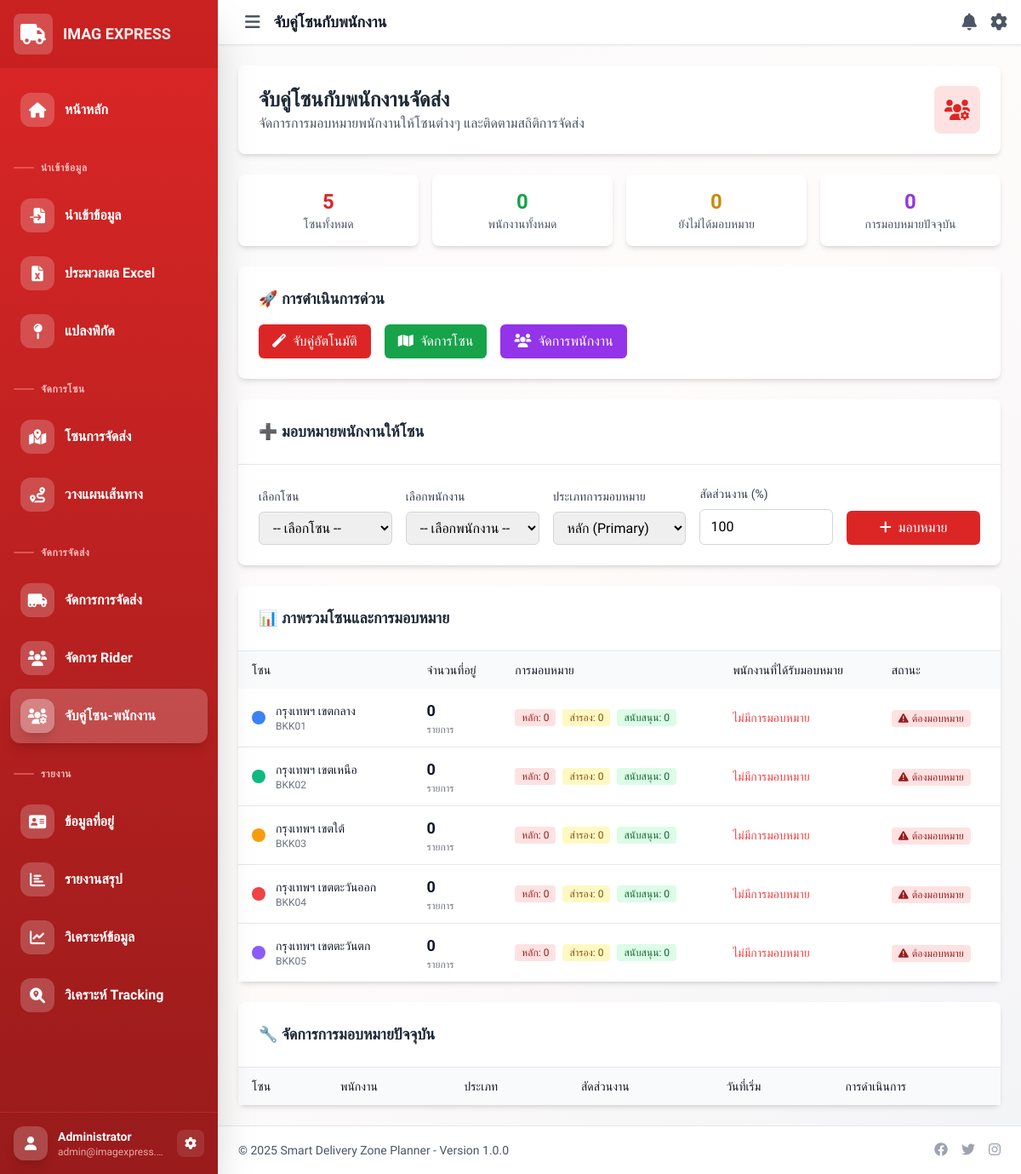
Page /pages/zone_employee_matching.php on the committed database.
### tables this page shows
CREATE TABLE zone_area (
    id INT AUTO_INCREMENT PRIMARY KEY,
    zone_code VARCHAR(10) NOT NULL UNIQUE,
    zone_name VARCHAR(255) NOT NULL,
    description TEXT,
    min_lat DECIMAL(10, 8) NOT NULL,
    max_lat DECIMAL(10, 8) NOT NULL,
    min_lng DECIMAL(11, 8) NOT NULL,
    max_lng DECIMAL(11, 8) NOT NULL,
    center_lat DECIMAL(10, 8),
    center_lng DECIMAL(11, 8),
    color_code VARCHAR(7) DEFAULT '#3B82F6',
    is_active BOOLEAN DEFAULT TRUE,
    created_at TIMESTAMP DEFAULT CURRENT_TIMESTAMP,
    updated_at TIMESTAMP DEFAULT CURRENT_TIMESTAMP ON UPDATE CURRENT_TIMESTAMP,
    INDEX idx_zone_code (zone_code),
    INDEX idx_bounds (min_lat, max_lat, min_lng, max_lng)
);

### pages/zone_employee_matching.php (the view, shortened to what this page needs)
<?php
require_once '../config/config.php';
$zones = [];
try {
    $zoneStmt = $conn->prepare("
        SELECT za.*,
               COUNT(DISTINCT zea.id) as total_assignments,
               COUNT(DISTINCT CASE WHEN zea.assignment_type = 'primary' AND zea.is_active = TRUE THEN zea.id END) as primary_assignments,
               COUNT(DISTINCT CASE WHEN zea.assignment_type = 'backup' AND zea.is_active = TRUE THEN zea.id END) as backup_assignments,
               COUNT(DISTINCT CASE WHEN zea.assignment_type = 'support' AND zea.is_active = TRUE THEN zea.id END) as support_assignments,
               COUNT(DISTINCT da.id) as delivery_count,
               GROUP_CONCAT(
                   DISTINCT CASE WHEN zea.is_active = TRUE THEN
                       CONCAT(dze.employee_name, ' (', zea.assignment_type, ')')
                   END
                   ORDER BY zea.assignment_type, dze.employee_name
                   SEPARATOR ', '
               ) as assigned_employees
        FROM zone_area za
        LEFT JOIN zone_employee_assignments zea ON za.id = zea.zone_id
        LEFT JOIN delivery_zone_employees dze ON zea.employee_id = dze.id AND dze.status = 'active'
        LEFT JOIN delivery_address da ON za.id = da.zone_id
        WHERE za.is_active = 1
        GROUP BY za.id
        ORDER BY za.zone_code
    ");
    $zoneStmt->execute();
    $zones = $zoneStmt->fetchAll(PDO::FETCH_ASSOC);
} catch (Exception $e) {
    error_log("Error fetching zones: " . $e->getMessage());
}
$unassignedEmployees = [];
try {
    $unassignedStmt = $conn->prepare("
        SELECT dze.*, za.zone_name as matching_zone
        FROM delivery_zone_employees dze
        LEFT JOIN zone_area za ON dze.zone_code = za.zone_code
        WHERE dze.status = 'active'
        AND NOT EXISTS (
            SELECT 1 FROM zone_employee_assignments zea
            WHERE zea.employee_id = dze.id AND zea.is_active = TRUE
        )
        ORDER BY dze.employee_name
    ");
    $unassignedStmt->execute();
    $unassignedEmployees = $unassignedStmt->fetchAll(PDO::FETCH_ASSOC);
} catch (Exception $e) {
    error_log("Error fetching unassigned employees: " . $e->getMessage());
}
$allEmployees = [];
try {
    $empStmt = $conn->prepare("
        SELECT id, employee_code, employee_name, nickname, position, zone_code, zone_area
        FROM delivery_zone_employees
        WHERE status = 'active'
        ORDER BY employee_name
    ");
    $empStmt->execute();
    $allEmployees = $empStmt->fetchAll(PDO::FETCH_ASSOC);
} catch (Exception $e) {
    error_log("Error fetching employees: " . $e->getMessage());
}
$currentAssignments = [];
try {
    $assignmentStmt = $conn->prepare("
        SELECT zea.*, za.zone_name, za.zone_code, dze.employee_name, dze.nickname, dze.position
        FROM zone_employee_assignments zea
        JOIN zone_area za ON zea.zone_id = za.id
        JOIN delivery_zone_employees dze ON zea.employee_id = dze.id
        WHERE zea.is_active = TRUE AND dze.status = 'active'
        ORDER BY za.zone_code, zea.assignment_type, dze.employee_name
    ");
    $assignmentStmt->execute();
    $currentAssignments = $assignmentStmt->fetchAll(PDO::FETCH_ASSOC);
} catch (Exception $e) {
    error_log("Error fetching assignments: " . $e->getMessage());
}
include '../includes/header.php';
?>
<div class="fadeIn">
    <div class="bg-white p-6 rounded-lg shadow-md mb-6">
        <div class="flex items-center justify-between">
            <div>
                <h1 class="text-2xl font-bold text-gray-800">จับคู่โซนกับพนักงานจัดส่ง</h1>
                <p class="text-gray-600">จัดการการมอบหมายพนักงานให้โซนต่างๆ และติดตามสถิติการจัดส่ง</p>
            </div>
            <div class="bg-blue-100 p-3 rounded-lg">
                <i class="fas fa-users-cog text-blue-600 text-2xl"></i>
            </div>
        </div>
    </div>
    <div class="grid grid-cols-1 md:grid-cols-4 gap-4 mb-6">
        <div class="bg-white p-4 rounded-lg shadow-md text-center">
            <div class="text-2xl font-bold text-blue-600"><?php echo count($zones); ?></div>
            <div class="text-sm text-gray-600">โซนทั้งหมด</div>
        </div>
        <div class="bg-white p-4 rounded-lg shadow-md text-center">
            <div class="text-2xl font-bold text-green-600"><?php echo count($allEmployees); ?></div>
            <div class="text-sm text-gray-600">พนักงานทั้งหมด</div>
        </div>
        <div class="bg-white p-4 rounded-lg shadow-md text-center">
            <div class="text-2xl font-bold text-yellow-600"><?php echo count($unassignedEmployees); ?></div>
            <div class="text-sm text-gray-600">ยังไม่ได้มอบหมาย</div>
        </div>
        <div class="bg-white p-4 rounded-lg shadow-md text-center">
            <div class="text-2xl font-bold text-purple-600"><?php echo count($currentAssignments); ?></div>
            <div class="text-sm text-gray-600">การมอบหมายปัจจุบัน</div>
        </div>
    </div>
    <div class="bg-white p-6 rounded-lg shadow-md mb-6">
        <h3 class="text-lg font-semibold text-gray-800 mb-4">🚀 การดำเนินการด่วน</h3>
        <div class="flex flex-wrap gap-4">
            <form method="POST" class="inline">
                <button type="submit" class="bg-blue-600 text-white px-4 py-2 rounded-md hover:bg-blue-700 transition-colors"
                        onclick="return confirm('คุณต้องการจับคู่อัตโนมัติตาม zone_code หรือไม่?')">
                    <i class="fas fa-magic mr-2"></i>จับคู่อัตโนมัติ
                </button>
            </form>
            <a href="zones.php" class="bg-green-600 text-white px-4 py-2 rounded-md hover:bg-green-700 transition-colors">
                <i class="fas fa-map mr-2"></i>จัดการโซน
            </a>
            <a href="rider.php" class="bg-purple-600 text-white px-4 py-2 rounded-md hover:bg-purple-700 transition-colors">
                <i class="fas fa-users mr-2"></i>จัดการพนักงาน
            </a>
        </div>
    </div>
    <div class="bg-white rounded-lg shadow-md mb-6">
        <div class="p-6 border-b border-gray-200">
            <h3 class="text-lg font-semibold text-gray-800">➕ มอบหมายพนักงานให้โซน</h3>
        </div>
        <div class="p-6">
            <form method="POST" class="grid grid-cols-1 md:grid-cols-5 gap-4 items-end">
                <div>
                    <label class="block text-sm font-medium text-gray-700 mb-2">เลือกโซน</label>
                    <select name="zone_id" required class="w-full px-3 py-2 border border-gray-300 rounded-md focus:ring-2 focus:ring-blue-500">
                        <option value="">-- เลือกโซน --</option>
                    </select>
                </div>
                <div>
                    <label class="block text-sm font-medium text-gray-700 mb-2">เลือกพนักงาน</label>
                    <select name="employee_id" required class="w-full px-3 py-2 border border-gray-300 rounded-md focus:ring-2 focus:ring-blue-500">
                        <option value="">-- เลือกพนักงาน --</option>
                    </select>
                </div>
                <div>
                    <label class="block text-sm font-medium text-gray-700 mb-2">ประเภทการมอบหมาย</label>
                    <select name="assignment_type" class="w-full px-3 py-2 border border-gray-300 rounded-md focus:ring-2 focus:ring-blue-500">
                        <option value="primary">หลัก (Primary)</option>
                    </select>
                </div>
                <div>
                    <label class="block text-sm font-medium text-gray-700 mb-2">สัดส่วนงาน (%)</label>
                    <input type="number" name="workload_percentage" value="100" min="1" max="100" step="0.01"
                           class="w-full px-3 py-2 border border-gray-300 rounded-md focus:ring-2 focus:ring-blue-500">
                </div>
                <div>
                    <button type="submit" class="w-full bg-blue-600 text-white px-4 py-2 rounded-md hover:bg-blue-700 transition-colors">
                        <i class="fas fa-plus mr-2"></i>มอบหมาย
                    </button>
                </div>
            </form>
        </div>
    </div>
    <div class="bg-white rounded-lg shadow-md mb-6">
        <div class="p-6 border-b border-gray-200">
            <h3 class="text-lg font-semibold text-gray-800">📊 ภาพรวมโซนและการมอบหมาย</h3>
        </div>
        <div class="overflow-x-auto">
            <table class="w-full text-sm">
                <thead class="bg-gray-50">
                    <tr>
                        <th class="px-4 py-3 text-left font-medium text-gray-900">โซน</th>
                        <th class="px-4 py-3 text-left font-medium text-gray-900">จำนวนที่อยู่</th>
                        <th class="px-4 py-3 text-left font-medium text-gray-900">การมอบหมาย</th>
                        <th class="px-4 py-3 text-left font-medium text-gray-900">พนักงานที่ได้รับมอบหมาย</th>
                        <th class="px-4 py-3 text-left font-medium text-gray-900">สถานะ</th>
                    </tr>
                </thead>
                <tbody class="bg-white divide-y divide-gray-200">
                    <?php foreach ($zones as $zone): ?>
                        <tr class="hover:bg-gray-50">
                            <td class="px-4 py-3">
                                <div class="flex items-center space-x-3">
                                    <div class="w-4 h-4 rounded-full" style="background-color: <?php echo $zone['color_code']; ?>"></div>
                                    <div>
                                        <div class="font-medium text-gray-900"><?php echo htmlspecialchars($zone['zone_name']); ?></div>
                                        <div class="text-xs text-gray-500"><?php echo htmlspecialchars($zone['zone_code']); ?></div>
                                    </div>
                                </div>
                            </td>
                            <td class="px-4 py-3">
                                <div class="text-lg font-bold text-gray-900"><?php echo $zone['delivery_count']; ?></div>
                                <div class="text-xs text-gray-500">รายการ</div>
                            </td>
                            <td class="px-4 py-3">
                                <div class="flex space-x-2 text-xs">
                                    <span class="inline-flex items-center px-2 py-0.5 rounded bg-blue-100 text-blue-800">
                                        หลัก: <?php echo $zone['primary_assignments']; ?>
                                    </span>
                                    <span class="inline-flex items-center px-2 py-0.5 rounded bg-yellow-100 text-yellow-800">
                                        สำรอง: <?php echo $zone['backup_assignments']; ?>
                                    </span>
                                    <span class="inline-flex items-center px-2 py-0.5 rounded bg-green-100 text-green-800">
                                        สนับสนุน: <?php echo $zone['support_assignments']; ?>
                                    </span>
                                </div>
                            </td>
                            <td class="px-4 py-3">
                                <?php if ($zone['assigned_employees']): ?>
                                    <div class="text-sm text-gray-900 max-w-xs truncate" title="<?php echo htmlspecialchars($zone['assigned_employees']); ?>">
                                        <?php echo htmlspecialchars($zone['assigned_employees']); ?>
                                    </div>
                                <?php else: ?>
                                    <span class="text-sm text-red-500">ไม่มีการมอบหมาย</span>
                                <?php endif; ?>
                            </td>
                            <td class="px-4 py-3">
                                <?php if ($zone['primary_assignments'] > 0): ?>
                                    <span class="inline-flex items-center px-2 py-0.5 rounded text-xs font-medium bg-green-100 text-green-800">
                                        <i class="fas fa-check-circle mr-1"></i>พร้อมใช้งาน
                                    </span>
                                <?php else: ?>
                                    <span class="inline-flex items-center px-2 py-0.5 rounded text-xs font-medium bg-red-100 text-red-800">
                                        <i class="fas fa-exclamation-triangle mr-1"></i>ต้องมอบหมาย
                                    </span>
                                <?php endif; ?>
                            </td>
                        </tr>
                    <?php endforeach; ?>
                </tbody>
            </table>
        </div>
    </div>
    <div class="bg-white rounded-lg shadow-md">
        <div class="p-6 border-b border-gray-200">
            <h3 class="text-lg font-semibold text-gray-800">🔧 จัดการการมอบหมายปัจจุบัน</h3>
        </div>
        <div class="overflow-x-auto">
            <table class="w-full text-sm">
                <thead class="bg-gray-50">
                    <tr>
                        <th class="px-4 py-3 text-left font-medium text-gray-900">โซน</th>
                        <th class="px-4 py-3 text-left font-medium text-gray-900">พนักงาน</th>
                        <th class="px-4 py-3 text-left font-medium text-gray-900">ประเภท</th>
                        <th class="px-4 py-3 text-left font-medium text-gray-900">สัดส่วนงาน</th>
                        <th class="px-4 py-3 text-left font-medium text-gray-900">วันที่เริ่ม</th>
                        <th class="px-4 py-3 text-left font-medium text-gray-900">การดำเนินการ</th>
                    </tr>
                </thead>
            </table>
        </div>
    </div>
</div>
<?php include '../includes/footer.php'; ?>

### assets/css/red-theme.css (style rules this page uses)
:root { --primary-red: #dc2626; --primary-red-dark: #b91c1c; --primary-red-light: #ef4444; --accent-red: #fca5a5; --bg-red: #fef2f2; --text-red: #991b1b; --border-red: #fecaca; }

### assets/css/style.css (style rules this page uses)
html, body { font-family: 'IBM Plex Sans Thai', -apple-system, BlinkMacSystemFont, 'Segoe UI', Roboto, sans-serif; }
.fadeIn { animation: fadeIn 0.5s ease-in; }

### includes/header.php (style rules this page uses)
.bg-blue-600 { background-color: #dc2626 !important; }
.text-blue-600 { color: #dc2626 !important; }
.text-blue-800 { color: #991b1b !important; }
.bg-blue-100 { background-color: #fee2e2 !important; }

### rows in the picture
zone_area: zone_name "กรุงเทพฯ เขตกลาง", zone_code "BKK01", delivery_count "0", primary_assignments "0", backup_assignments "0", support_assignments "0"
zone_area: zone_name "กรุงเทพฯ เขตเหนือ", zone_code "BKK02", delivery_count "0", primary_assignments "0", backup_assignments "0", support_assignments "0"
zone_area: zone_name "กรุงเทพฯ เขตใต้", zone_code "BKK03", delivery_count "0", primary_assignments "0", backup_assignments "0", support_assignments "0"
zone_area: zone_name "กรุงเทพฯ เขตตะวันออก", zone_code "BKK04", delivery_count "0", primary_assignments "0", backup_assignments "0", support_assignments "0"
zone_area: zone_name "กรุงเทพฯ เขตตะวันตก", zone_code "BKK05", delivery_count "0", primary_assignments "0", backup_assignments "0", support_assignments "0"

### other values in the picture
$page_title "จับคู่โซนกับพนักงาน"
count($zones) "5"
count($allEmployees) "0"
count($unassignedEmployees) "0"
count($currentAssignments) "0"
APP_NAME "Smart Delivery Zone Planner"
APP_VERSION "1.0.0"
